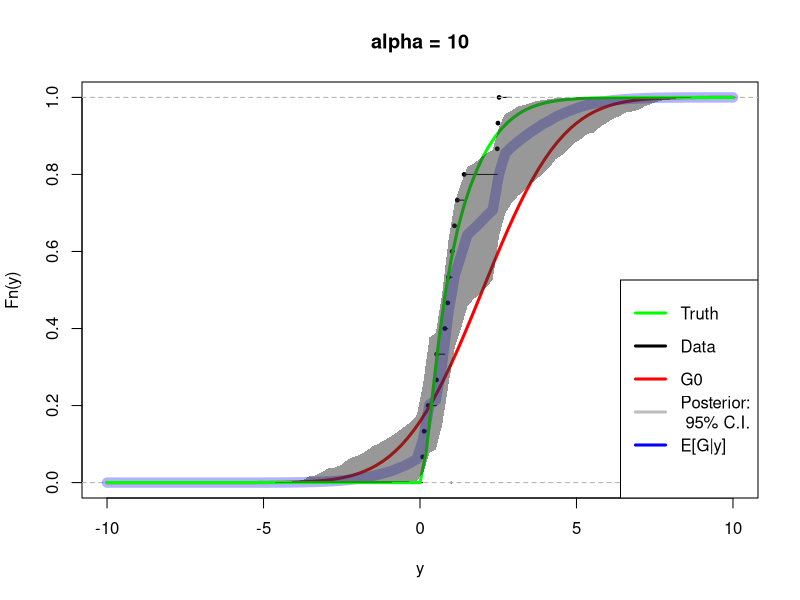

Recreate this plot in R.
color.btwn <- function(x,ylo,yhi,from,to,col.area="grey") {
  x <- c(x,rev(x))
  y <- c(yhi,rev(ylo))

  polygon(c(x[x>=from & x<= to]),
          c(y[x>=from & x<=to]),
          col=col.area,border=F)
}

rdir <- function(N,a) {
  k <- length(a)
  x <- matrix(rgamma(k*N, a, 1), N, k, byrow=T)
  rowsums <- x %*% rep(1,k)
  x / as.vector(rowsums)
}

# Using the dirichlet distribution from gamma's
dp <- function(N=1,pG,a,xlim=c(0,1),n=1000) {
  x <- seq(xlim[1],xlim[2],length=n)
  x <- sort(c(-1e1000,x))
  dG0 <- pG(x[-1]) - pG(x[-length(x)])
  out <- rdir(N,a*dG0)
  G <- t(apply(out,1,cumsum))
  list("G"=G, "x"= x[-1])
}

### Plotting Function
dp.post <- function(X,...) {
  plot(0,xlim=range(X$x),ylim=c(0,1),cex=0,...)
  for (i in 1:nrow(X$G)) {
    lines(X$x,X$G[i,],type="l",col=rgb(.4,.4,.4,.1))
  }
}

# Posterior Simulation ################
# y_i | G ~ G
# G ~ DP(G_0,a)
n1 <- 1*5 
n2 <- 2*5
n <- n1+n2
y <- c(rgamma(n1,4,2),rgamma(n2,2,3))
pT <- function(x) (n1*pgamma(x,4,2) + n2*pgamma(x,2,3)) / n

# Gibbs
B <- 1000 # Big number for MCMC
k <- 100 # Number of obs for each DP draw, should be LARGE
alpha <- 10 # Later, put a prior. Large => More faith in prior.
pG <- function(x) pnorm(x,2,2)
pG1 <- function(x) {
  s <- sapply(x,function(w) sum(w >= y))
  (alpha * pG(x) +  s) / (alpha + n)
}
# Draw from G | y
G <- dp(N=B,pG1,a=alpha+n,xlim=c(-10,10),n=k)
EG <- apply(G$G,2,mean)

#pdf("~/temp/pdf/dp_post.pdf")
#pdf("../../../../assets/ams241/03/plots/dp_post.pdf")
  #dp.post(G,xlab='y',ylab="Fn(y)")
  plot(0,cex=.001,ylim=c(0,1),xlim=c(-10,10),main=paste("alpha =",alpha),
       ylab="Fn(y)",xlab="y")
  lines(ecdf(y),cex=.5)
  curve(pG,add=T,col="red",lwd=3)
  lines(G$x,EG,col=rgb(0,0,1,.3),lwd=10)
  curve(pT,add=T,col="green",lwd=3)
  legend("bottomright",
         legend=c('Truth','Data','G0','Posterior:\n 95% C.I.','E[G|y]',''),
         col=c('green','black','red','grey','blue',rgb(0,0,0,0)),lwd=3)
  qG <- apply(G$G,2,function(x) quantile(x,c(.025,.5,.975)))
  #apply(qG,1,function(x) lines(G$x,x))
  glo <- qG[1,]
  ghi <- qG[3,]
  color.btwn(G$x,glo,ghi,-100,100,col.area=rgb(.2,.2,.2,.5))
#dev.off()

#source("dp_posterior.R")
